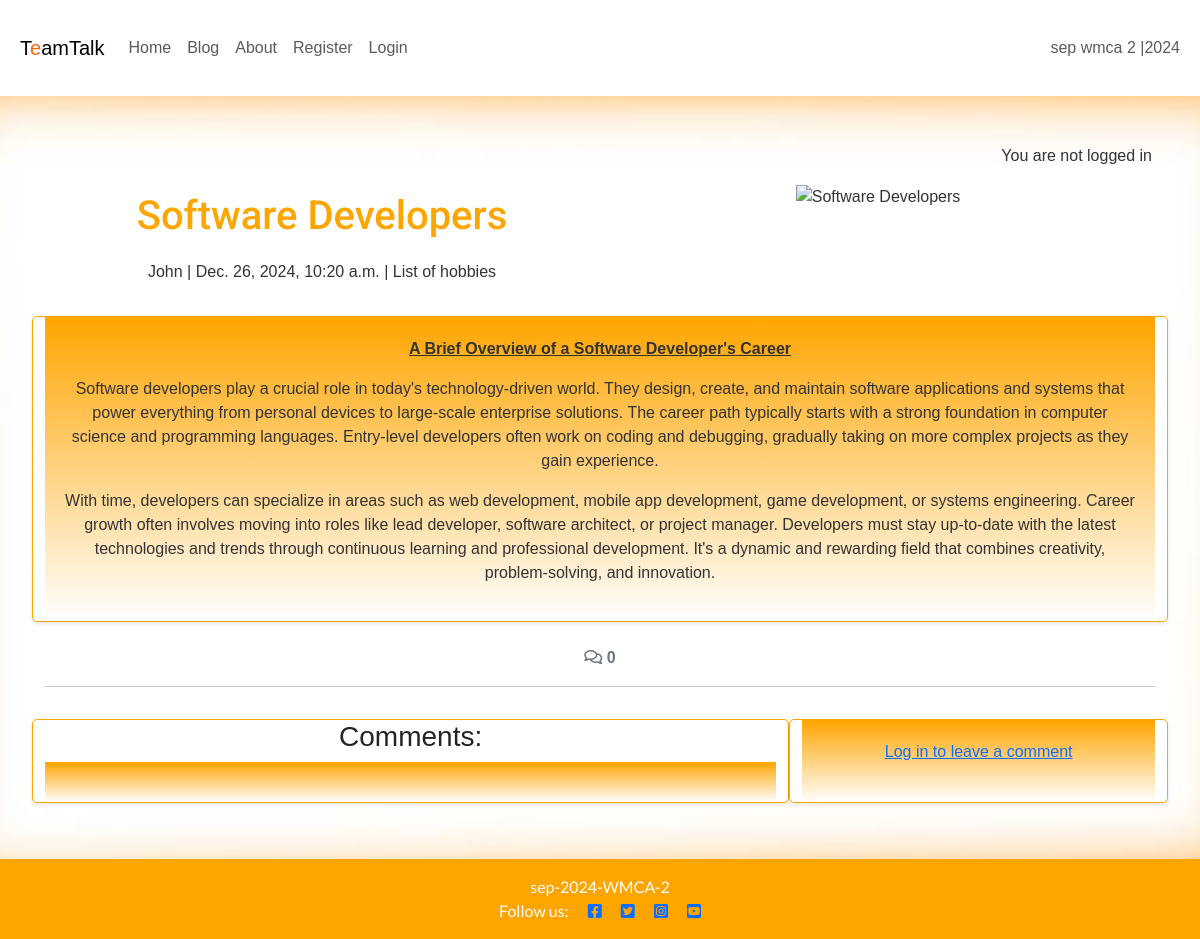
The app's page /blog/software-developers/ with its own data.
### blog/models.py (models this page shows, shortened)
class Post(models.Model):
    title = models.CharField(max_length=100)
    slug = models.SlugField(max_length=100)
    author_id = models.ForeignKey(
    User, on_delete=models.CASCADE, related_name="blog_posts"
    )
    featured_image = CloudinaryField('image', default='placeholder')
    content = models.TextField()
    category = models.ForeignKey(
        Category,
        on_delete=models.SET_NULL,
        null=True,
        blank=True, related_name='posts', default=1)
    created_at = models.DateTimeField(auto_now_add=True)
    updated_at = models.DateTimeField(auto_now=True)
    status = models.CharField(
        max_length=20,
        choices=[('draft', 'Draft'), ('published', 'Published')],
        default='draft'
    )

class Category(models.Model):
    name = models.CharField(max_length=100, unique=True)
    description = models.TextField(blank=True, null=True)
    author = models.ForeignKey(User, on_delete=models.CASCADE, related_name="categories")

### blog/views.py (the view, shortened to what this page needs)
# urls.py: path('<slug:slug>/', views.post_detail, name='post_detail'),
def post_detail(request, slug):
    queryset = Post.objects.filter(status='published')
    post = get_object_or_404(queryset, slug=slug)
    comments = post.comments.all().order_by("-created_on")
    category = post.category
    comment_count = post.comments.filter(approved=True).count()
    comment_form = CommentForm()
    return render(
        request,
        "blog/post_detail.html",
        {
            "post": post,
            "comments": comments,
            'category': category,
            "comment_count": comment_count,
            "comment_form": comment_form
        },
    )

### blog/templates/blog/post_detail.html (shortened to what this page needs)
{% extends 'base.html' %}
{% load static %}
{% load crispy_forms_tags %}
{% block content %}
<div class="masthead">
    <div class="container">
        <div class="row g-0">
            <div class="col-md-6 masthead-text">
                <h1>{{ post.title }}</h1>
                <p class="post-subtitle">{{ post.author_id }} | {{ post.created_at }} | {{ category.name }}</p>
            </div>
            <div class="d-none d-md-block col-md-6 masthead-image">
                {% if "placeholder" in post.featured_image.url %}
                <img src="{% static 'images/image1.jpg' %}" width="75%" class="scale" alt="placeholder">
                {% else %}
                <img src="{{ post.featured_image.url }}" width="75%" class="scale" alt="{{ post.title }}">
                {% endif %}
            </div>
        </div>
    </div>
</div>
<div class="container">
    <div class="row">
        <div class="col card mb-4  mt-3 left  top">
            <div class="card-body">
                <article class="card-text">
                    {{ post.content | safe }}
                </article>
            </div>
        </div>
    </div>
    <div class="row">
        <div class="col-12">
            <strong class="text-secondary">
                <i class="far fa-comments"></i> {{ comment_count }}
            </strong>
        </div>
        <div class="col-12">
            <hr>
        </div>
    </div>
    <div class="row">
        <div class="col-md-8 card mb-4 mt-3 ">
            <h3>Comments:</h3>
            <div class="card-body">
            </div>
        </div>
        <div class="col-md-4 card mb-4 mt-3 ">
            <div class="card-body">
                {% if user.is_authenticated %}
                <h3>Leave a comment:</h3>
                <p>Posting as: {{ user.username }}</p>
                <form id="commentForm" method="post" style="margin-top: 1.3em;">
                    {{ comment_form }}
                    {% csrf_token %}
                    <button id="submitButton" type="submit" class="btn btn-signup btn-lg">Submit</button>
                </form>
                {% else %}
                <p>
                    <a href="{% url 'account_login' %}" class="login-link">Log in to leave a comment</a>
                </p>
                {% endif %}
            </div>
        </div>
    </div>
</div>
{% endblock content %}

### static/css/style.css (style rules this page uses)
body { background-image: url(/static/images/TotFundal2.jpg); background-size: cover; background-position: center; background-repeat: no-repeat; margin: 0; font-family: Arial, sans-serif; background-color: #f7f7f7; color: #333333; }
h1, h2 { margin: 0.5rem 0; font-family: "Roboto"; }
body { font-family: Arial, sans-serif; }
h1, h2 { color: orange; margin-bottom: 20px; }
.card { border: 1px solid orange; border-radius: 5px; box-shadow: 0 2px 4px rgba(0, 0, 0, 0.1); }
.card-body { background: linear-gradient(to bottom, orange, white); padding: 20px; text-align: center; }
.card-text { color: #333; margin-bottom: 15px; }

### records on screen
Post: title "Software Developers", author_id "John", created_at "Dec. 26, 2024, 10:20 a.m.", content "A Brief Overview of a Software Developer's Career Software developers play a crucial role in today's technology-driven world. They design, create, and maintain software applications and systems that power everything from personal devices to large-scale enterprise solutions. The career path typically starts with a strong foundation in computer science and programming languages. Entry-level developers often work on coding and debugging, gradually taking on more complex projects as they gain experience. With time, developers can specialize in areas such as web development, mobile app development, game development, or systems engineering. Career growth often involves moving into roles like lead…"
Category: name "List of hobbies"

### other values on screen
{{ comment_count }} "0"
